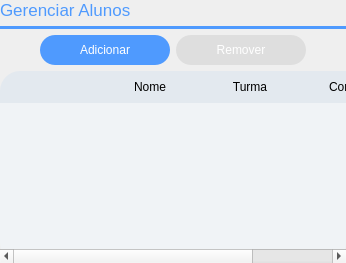
      <widget class="QWidget" name="page_student">
       <layout class="QVBoxLayout" name="verticalLayout_16">
        <property name="leftMargin">
         <number>0</number>
        </property>
        <property name="topMargin">
         <number>0</number>
        </property>
        <property name="rightMargin">
         <number>0</number>
        </property>
        <property name="bottomMargin">
         <number>0</number>
        </property>
        <item>
         <widget class="QLabel" name="label_manage_groups">
          <property name="font">
           <font>
            <pointsize>13</pointsize>
           </font>
          </property>
          <property name="styleSheet">
           <string notr="true">color: #4F9AFE</string>
          </property>
          <property name="text">
           <string>Gerenciar Alunos</string>
          </property>
         </widget>
        </item>
        <item>
         <widget class="Line" name="line_manage_groups">
          <property name="styleSheet">
           <string notr="true"> border: none;
                        background: #4F9AFE;</string>
          </property>
          <property name="orientation">
           <enum>Qt::Orientation::Horizontal</enum>
          </property>
         </widget>
        </item>
        <item>
         <layout class="QHBoxLayout" name="layout_buttons_manage_groups">
          <item>
           <spacer name="horizontalSpacer_9">
            <property name="orientation">
             <enum>Qt::Orientation::Horizontal</enum>
            </property>
            <property name="sizeHint" stdset="0">
             <size>
              <width>40</width>
              <height>20</height>
             </size>
            </property>
           </spacer>
          </item>
          <item>
           <widget class="QPushButton" name="btn_add_group">
            <property name="minimumSize">
             <size>
              <width>130</width>
              <height>30</height>
             </size>
            </property>
            <property name="maximumSize">
             <size>
              <width>250</width>
              <height>30</height>
             </size>
            </property>
            <property name="styleSheet">
             <string notr="true">QPushButton {
                            background: #4F9AFE;
                            color: white;
                            border-radius: 15px;
                            }

                            QPushButton:hover {
                            background-color: rgb(59, 116, 190);
                            color: white;
                            }

                            QPushButton:disabled{
                            background-color: rgb(222, 222, 222);
                            }</string>
            </property>
            <property name="text">
             <string>Adicionar</string>
            </property>
            <property name="icon">
             <iconset>
              <normaloff>../../../../../2tec/engagement-telegram/views/icons/plus.png</normaloff>../../../../../2tec/engagement-telegram/views/icons/plus.png</iconset>
            </property>
           </widget>
          </item>
          <item>
           <widget class="QPushButton" name="btn_remove_group">
            <property name="enabled">
             <bool>false</bool>
            </property>
            <property name="minimumSize">
             <size>
              <width>130</width>
              <height>30</height>
             </size>
            </property>
            <property name="maximumSize">
             <size>
              <width>250</width>
              <height>30</height>
             </size>
            </property>
            <property name="styleSheet">
             <string notr="true">QPushButton {
                            background: #4F9AFE;
                            color: white;
                            border-radius: 15px;
                            }

                            QPushButton:hover {
                            background-color: rgb(59, 116, 190);
                            color: white;
                            }

                            QPushButton:disabled{
                            background-color: rgb(222, 222, 222);
                            }</string>
            </property>
            <property name="text">
             <string>Remover</string>
            </property>
            <property name="icon">
             <iconset>
              <normaloff>../../../../../2tec/engagement-telegram/views/icons/delete.png</normaloff>../../../../../2tec/engagement-telegram/views/icons/delete.png</iconset>
            </property>
           </widget>
          </item>
          <item>
           <spacer name="horizontalSpacer_10">
            <property name="orientation">
             <enum>Qt::Orientation::Horizontal</enum>
            </property>
            <property name="sizeHint" stdset="0">
             <size>
              <width>40</width>
              <height>20</height>
             </size>
            </property>
           </spacer>
          </item>
         </layout>
        </item>
        <item>
         <widget class="QTableWidget" name="table_groups">
          <property name="styleSheet">
           <string notr="true">QTableWidget{
                        background: #F0F3F6;
                        border: none;
                        border-radius: 20px;
                        selection-background-color: #d5e3f2;
                        selection-color: inherit;
                        }

                        QHeaderView::section {
                        background-color: #E3E9EF;
                        border: none;
                        height: 32px;
                        }

                        QHeaderView::section:first {
                        border-top-left-radius: 20px;
                        }


                        QHeaderView::section:last {
                        border-top-right-radius: 20px;
                        }
                      </string>
          </property>
          <property name="editTriggers">
           <set>QAbstractItemView::EditTrigger::NoEditTriggers</set>
          </property>
          <property name="selectionMode">
           <enum>QAbstractItemView::SelectionMode::SingleSelection</enum>
          </property>
          <property name="selectionBehavior">
           <enum>QAbstractItemView::SelectionBehavior::SelectRows</enum>
          </property>
          <attribute name="horizontalHeaderStretchLastSection">
           <bool>true</bool>
          </attribute>
          <attribute name="verticalHeaderVisible">
           <bool>false</bool>
          </attribute>
          <attribute name="verticalHeaderDefaultSectionSize">
           <number>45</number>
          </attribute>
          <column>
           <property name="text">
            <string/>
           </property>
          </column>
          <column>
           <property name="text">
            <string>Nome</string>
           </property>
          </column>
          <column>
           <property name="text">
            <string>Turma</string>
           </property>
          </column>
          <column>
           <property name="text">
            <string>Contato</string>
           </property>
          </column>
         </widget>
        </item>
       </layout>
      </widget>
